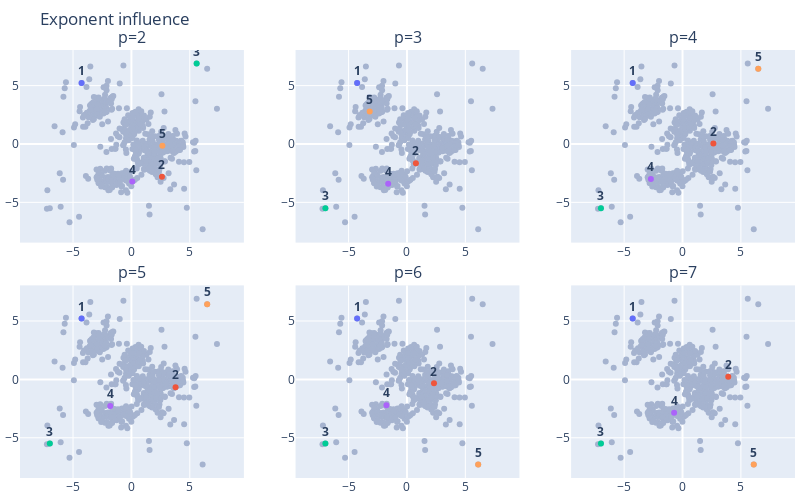

The notebook cell saved with this chart:
### Code cell
n_rows = 2
n_cols = 3
offset_p = 1
p_range = np.arange(2, offset_p * n_cols * n_rows + 2, offset_p)
list_centers = [kmeans_pp_init(samples, 5, seed=4, p=p) for p in p_range]
fig = make_subplots(rows=n_rows, cols=n_cols, subplot_titles=[f"p={p}" for p in p_range], vertical_spacing=.1)
labels = (1 + np.arange(kmeanspp_centers.shape[0])).astype(str)
text = [f"<b>{label}</b>" for label in labels]

trace_X = go.Scatter(x=samples[:, 0], y=samples[:, 1], mode="markers", marker=dict(color="#a5b3cf"), showlegend=False)

n_plot = 0
for i in range(1, n_rows+1):
    for j in range(1, n_cols+1):
        fig.add_trace(trace_X, row=i, col=j)
        centers = list_centers[n_plot]
        fig.add_traces(px.scatter(x=centers[:, 0], y=centers[:, 1], color=labels, text=text).data, rows=i, cols=j)
        n_plot += 1
        fig.update_yaxes(scaleanchor=f"x{n_plot}", scaleratio=1, row=i, col=j)
        

fig.update_layout(title="Exponent influence", margin={"t":50, "r":5, "l":5, "b":5}, width=800, height=500, showlegend=False)

fig.update_traces(textposition='top center')
fig.update_annotations(font=dict())

### Figure 1 — Plotly figure (JSON) as saved in the notebook; plotly's stock layout.template omitted (floating-point values rounded to 4 significant figures; data arrays with more than 128 entries replaced by an {"elided": "..."} marker saying what was removed)
{"data": [{"marker": {"color": "#a5b3cf"}, "mode": "markers", "showlegend": false, "textposition": "top center", "type": "scatter", "x": {"elided": "550 float values"}, "xaxis": "x", "y": {"elided": "550 float values"}, "yaxis": "y"}, {"hovertemplate": "color=1<br>x=%{x}<br>y=%{y}<br>text=%{text}<extra></extra>", "legendgroup": "1", "marker": {"color": "#636efa", "symbol": "circle"}, "mode": "markers+text", "name": "1", "orientation": "v", "showlegend": true, "text": ["<b>1</b>"], "textposition": "top center", "type": "scatter", "x": [-4.268], "xaxis": "x", "y": [5.225], "yaxis": "y"}, {"hovertemplate": "color=2<br>x=%{x}<br>y=%{y}<br>text=%{text}<extra></extra>", "legendgroup": "2", "marker": {"color": "#EF553B", "symbol": "circle"}, "mode": "markers+text", "name": "2", "orientation": "v", "showlegend": true, "text": ["<b>2</b>"], "textposition": "top center", "type": "scatter", "x": [2.615], "xaxis": "x", "y": [-2.812], "yaxis": "y"}, {"hovertemplate": "color=3<br>x=%{x}<br>y=%{y}<br>text=%{text}<extra></extra>", "legendgroup": "3", "marker": {"color": "#00cc96", "symbol": "circle"}, "mode": "markers+text", "name": "3", "orientation": "v", "showlegend": true, "text": ["<b>3</b>"], "textposition": "top center", "type": "scatter", "x": [5.588], "xaxis": "x", "y": [6.904], "yaxis": "y"}, {"hovertemplate": "color=4<br>x=%{x}<br>y=%{y}<br>text=%{text}<extra></extra>", "legendgroup": "4", "marker": {"color": "#ab63fa", "symbol": "circle"}, "mode": "markers+text", "name": "4", "orientation": "v", "showlegend": true, "text": ["<b>4</b>"], "textposition": "top center", "type": "scatter", "x": [0.07441], "xaxis": "x", "y": [-3.216], "yaxis": "y"}, {"hovertemplate": "color=5<br>x=%{x}<br>y=%{y}<br>text=%{text}<extra></extra>", "legendgroup": "5", "marker": {"color": "#FFA15A", "symbol": "circle"}, "mode": "markers+text", "name": "5", "orientation": "v", "showlegend": true, "text": ["<b>5</b>"], "textposition": "top center", "type": "scatter", "x": [2.653], "xaxis": "x", "y": [-0.1508], "yaxis": "y"}, {"marker": {"color": "#a5b3cf"}, "mode": "markers", "showlegend": false, "textposition": "top center", "type": "scatter", "x": {"elided": "550 float values"}, "xaxis": "x2", "y": {"elided": "550 float values"}, "yaxis": "y2"}, {"hovertemplate": "color=1<br>x=%{x}<br>y=%{y}<br>text=%{text}<extra></extra>", "legendgroup": "1", "marker": {"color": "#636efa", "symbol": "circle"}, "mode": "markers+text", "name": "1", "orientation": "v", "showlegend": true, "text": ["<b>1</b>"], "textposition": "top center", "type": "scatter", "x": [-4.268], "xaxis": "x2", "y": [5.225], "yaxis": "y2"}, {"hovertemplate": "color=2<br>x=%{x}<br>y=%{y}<br>text=%{text}<extra></extra>", "legendgroup": "2", "marker": {"color": "#EF553B", "symbol": "circle"}, "mode": "markers+text", "name": "2", "orientation": "v", "showlegend": true, "text": ["<b>2</b>"], "textposition": "top center", "type": "scatter", "x": [0.7648], "xaxis": "x2", "y": [-1.649], "yaxis": "y2"}, {"hovertemplate": "color=3<br>x=%{x}<br>y=%{y}<br>text=%{text}<extra></extra>", "legendgroup": "3", "marker": {"color": "#00cc96", "symbol": "circle"}, "mode": "markers+text", "name": "3", "orientation": "v", "showlegend": true, "text": ["<b>3</b>"], "textposition": "top center", "type": "scatter", "x": [-6.988], "xaxis": "x2", "y": [-5.501], "yaxis": "y2"}, {"hovertemplate": "color=4<br>x=%{x}<br>y=%{y}<br>text=%{text}<extra></extra>", "legendgroup": "4", "marker": {"color": "#ab63fa", "symbol": "circle"}, "mode": "markers+text", "name": "4", "orientation": "v", "showlegend": true, "text": ["<b>4</b>"], "textposition": "top center", "type": "scatter", "x": [-1.609], "xaxis": "x2", "y": [-3.402], "yaxis": "y2"}, {"hovertemplate": "color=5<br>x=%{x}<br>y=%{y}<br>text=%{text}<extra></extra>", "legendgroup": "5", "marker": {"color": "#FFA15A", "symbol": "circle"}, "mode": "markers+text", "name": "5", "orientation": "v", "showlegend": true, "text": ["<b>5</b>"], "textposition": "top center", "type": "scatter", "x": [-3.193], "xaxis": "x2", "y": [2.787], "yaxis": "y2"}, {"marker": {"color": "#a5b3cf"}, "mode": "markers", "showlegend": false, "textposition": "top center", "type": "scatter", "x": {"elided": "550 float values"}, "xaxis": "x3", "y": {"elided": "550 float values"}, "yaxis": "y3"}, {"hovertemplate": "color=1<br>x=%{x}<br>y=%{y}<br>text=%{text}<extra></extra>", "legendgroup": "1", "marker": {"color": "#636efa", "symbol": "circle"}, "mode": "markers+text", "name": "1", "orientation": "v", "showlegend": true, "text": ["<b>1</b>"], "textposition": "top center", "type": "scatter", "x": [-4.268], "xaxis": "x3", "y": [5.225], "yaxis": "y3"}, {"hovertemplate": "color=2<br>x=%{x}<br>y=%{y}<br>text=%{text}<extra></extra>", "legendgroup": "2", "marker": {"color": "#EF553B", "symbol": "circle"}, "mode": "markers+text", "name": "2", "orientation": "v", "showlegend": true, "text": ["<b>2</b>"], "textposition": "top center", "type": "scatter", "x": [2.641], "xaxis": "x3", "y": [0.03879], "yaxis": "y3"}, {"hovertemplate": "color=3<br>x=%{x}<br>y=%{y}<br>text=%{text}<extra></extra>", "legendgroup": "3", "marker": {"color": "#00cc96", "symbol": "circle"}, "mode": "markers+text", "name": "3", "orientation": "v", "showlegend": true, "text": ["<b>3</b>"], "textposition": "top center", "type": "scatter", "x": [-6.988], "xaxis": "x3", "y": [-5.501], "yaxis": "y3"}, {"hovertemplate": "color=4<br>x=%{x}<br>y=%{y}<br>text=%{text}<extra></extra>", "legendgroup": "4", "marker": {"color": "#ab63fa", "symbol": "circle"}, "mode": "markers+text", "name": "4", "orientation": "v", "showlegend": true, "text": ["<b>4</b>"], "textposition": "top center", "type": "scatter", "x": [-2.708], "xaxis": "x3", "y": [-3.002], "yaxis": "y3"}, {"hovertemplate": "color=5<br>x=%{x}<br>y=%{y}<br>text=%{text}<extra></extra>", "legendgroup": "5", "marker": {"color": "#FFA15A", "symbol": "circle"}, "mode": "markers+text", "name": "5", "orientation": "v", "showlegend": true, "text": ["<b>5</b>"], "textposition": "top center", "type": "scatter", "x": [6.487], "xaxis": "x3", "y": [6.441], "yaxis": "y3"}, {"marker": {"color": "#a5b3cf"}, "mode": "markers", "showlegend": false, "textposition": "top center", "type": "scatter", "x": {"elided": "550 float values"}, "xaxis": "x4", "y": {"elided": "550 float values"}, "yaxis": "y4"}, {"hovertemplate": "color=1<br>x=%{x}<br>y=%{y}<br>text=%{text}<extra></extra>", "legendgroup": "1", "marker": {"color": "#636efa", "symbol": "circle"}, "mode": "markers+text", "name": "1", "orientation": "v", "showlegend": true, "text": ["<b>1</b>"], "textposition": "top center", "type": "scatter", "x": [-4.268], "xaxis": "x4", "y": [5.225], "yaxis": "y4"}, {"hovertemplate": "color=2<br>x=%{x}<br>y=%{y}<br>text=%{text}<extra></extra>", "legendgroup": "2", "marker": {"color": "#EF553B", "symbol": "circle"}, "mode": "markers+text", "name": "2", "orientation": "v", "showlegend": true, "text": ["<b>2</b>"], "textposition": "top center", "type": "scatter", "x": [3.783], "xaxis": "x4", "y": [-0.6715], "yaxis": "y4"}, {"hovertemplate": "color=3<br>x=%{x}<br>y=%{y}<br>text=%{text}<extra></extra>", "legendgroup": "3", "marker": {"color": "#00cc96", "symbol": "circle"}, "mode": "markers+text", "name": "3", "orientation": "v", "showlegend": true, "text": ["<b>3</b>"], "textposition": "top center", "type": "scatter", "x": [-6.988], "xaxis": "x4", "y": [-5.501], "yaxis": "y4"}, {"hovertemplate": "color=4<br>x=%{x}<br>y=%{y}<br>text=%{text}<extra></extra>", "legendgroup": "4", "marker": {"color": "#ab63fa", "symbol": "circle"}, "mode": "markers+text", "name": "4", "orientation": "v", "showlegend": true, "text": ["<b>4</b>"], "textposition": "top center", "type": "scatter", "x": [-1.814], "xaxis": "x4", "y": [-2.271], "yaxis": "y4"}, {"hovertemplate": "color=5<br>x=%{x}<br>y=%{y}<br>text=%{text}<extra></extra>", "legendgroup": "5", "marker": {"color": "#FFA15A", "symbol": "circle"}, "mode": "markers+text", "name": "5", "orientation": "v", "showlegend": true, "text": ["<b>5</b>"], "textposition": "top center", "type": "scatter", "x": [6.487], "xaxis": "x4", "y": [6.441], "yaxis": "y4"}, {"marker": {"color": "#a5b3cf"}, "mode": "markers", "showlegend": false, "textposition": "top center", "type": "scatter", "x": {"elided": "550 float values"}, "xaxis": "x5", "y": {"elided": "550 float values"}, "yaxis": "y5"}, {"hovertemplate": "color=1<br>x=%{x}<br>y=%{y}<br>text=%{text}<extra></extra>", "legendgroup": "1", "marker": {"color": "#636efa", "symbol": "circle"}, "mode": "markers+text", "name": "1", "orientation": "v", "showlegend": true, "text": ["<b>1</b>"], "textposition": "top center", "type": "scatter", "x": [-4.268], "xaxis": "x5", "y": [5.225], "yaxis": "y5"}, {"hovertemplate": "color=2<br>x=%{x}<br>y=%{y}<br>text=%{text}<extra></extra>", "legendgroup": "2", "marker": {"color": "#EF553B", "symbol": "circle"}, "mode": "markers+text", "name": "2", "orientation": "v", "showlegend": true, "text": ["<b>2</b>"], "textposition": "top center", "type": "scatter", "x": [2.314], "xaxis": "x5", "y": [-0.338], "yaxis": "y5"}, {"hovertemplate": "color=3<br>x=%{x}<br>y=%{y}<br>text=%{text}<extra></extra>", "legendgroup": "3", "marker": {"color": "#00cc96", "symbol": "circle"}, "mode": "markers+text", "name": "3", "orientation": "v", "showlegend": true, "text": ["<b>3</b>"], "textposition": "top center", "type": "scatter", "x": [-6.988], "xaxis": "x5", "y": [-5.501], "yaxis": "y5"}, {"hovertemplate": "color=4<br>x=%{x}<br>y=%{y}<br>text=%{text}<extra></extra>", "legendgroup": "4", "marker": {"color": "#ab63fa", "symbol": "circle"}, "mode": "markers+text", "name": "4", "orientation": "v", "showlegend": true, "text": ["<b>4</b>"], "textposition": "top center", "type": "scatter", "x": [-1.759], "xaxis": "x5", "y": [-2.208], "yaxis": "y5"}, {"hovertemplate": "color=5<br>x=%{x}<br>y=%{y}<br>text=%{text}<extra></extra>", "legendgroup": "5", "marker": {"color": "#FFA15A", "symbol": "circle"}, "mode": "markers+text", "name": "5", "orientation": "v", "showlegend": true, "text": ["<b>5</b>"], "textposition": "top center", "type": "scatter", "x": [6.1], "xaxis": "x5", "y": [-7.3], "yaxis": "y5"}, {"marker": {"color": "#a5b3cf"}, "mode": "markers", "showlegend": false, "textposition": "top center", "type": "scatter", "x": {"elided": "550 float values"}, "xaxis": "x6", "y": {"elided": "550 float values"}, "yaxis": "y6"}, {"hovertemplate": "color=1<br>x=%{x}<br>y=%{y}<br>text=%{text}<extra></extra>", "legendgroup": "1", "marker": {"color": "#636efa", "symbol": "circle"}, "mode": "markers+text", "name": "1", "orientation": "v", "showlegend": true, "text": ["<b>1</b>"], "textposition": "top center", "type": "scatter", "x": [-4.268], "xaxis": "x6", "y": [5.225], "yaxis": "y6"}, {"hovertemplate": "color=2<br>x=%{x}<br>y=%{y}<br>text=%{text}<extra></extra>", "legendgroup": "2", "marker": {"color": "#EF553B", "symbol": "circle"}, "mode": "markers+text", "name": "2", "orientation": "v", "showlegend": true, "text": ["<b>2</b>"], "textposition": "top center", "type": "scatter", "x": [3.918], "xaxis": "x6", "y": [0.2204], "yaxis": "y6"}, {"hovertemplate": "color=3<br>x=%{x}<br>y=%{y}<br>text=%{text}<extra></extra>", "legendgroup": "3", "marker": {"color": "#00cc96", "symbol": "circle"}, "mode": "markers+text", "name": "3", "orientation": "v", "showlegend": true, "text": ["<b>3</b>"], "textposition": "top center", "type": "scatter", "x": [-6.988], "xaxis": "x6", "y": [-5.501], "yaxis": "y6"}, {"hovertemplate": "color=4<br>x=%{x}<br>y=%{y}<br>text=%{text}<extra></extra>", "legendgroup": "4", "marker": {"color": "#ab63fa", "symbol": "circle"}, "mode": "markers+text", "name": "4", "orientation": "v", "showlegend": true, "text": ["<b>4</b>"], "textposition": "top center", "type": "scatter", "x": [-0.7187], "xaxis": "x6", "y": [-2.868], "yaxis": "y6"}, {"hovertemplate": "color=5<br>x=%{x}<br>y=%{y}<br>text=%{text}<extra></extra>", "legendgroup": "5", "marker": {"color": "#FFA15A", "symbol": "circle"}, "mode": "markers+text", "name": "5", "orientation": "v", "showlegend": true, "text": ["<b>5</b>"], "textposition": "top center", "type": "scatter", "x": [6.1], "xaxis": "x6", "y": [-7.3], "yaxis": "y6"}], "layout": {"annotations": [{"font": {"size": 16}, "showarrow": false, "text": "p=2", "x": 0.1444, "xanchor": "center", "xref": "paper", "y": 1, "yanchor": "bottom", "yref": "paper"}, {"font": {"size": 16}, "showarrow": false, "text": "p=3", "x": 0.5, "xanchor": "center", "xref": "paper", "y": 1, "yanchor": "bottom", "yref": "paper"}, {"font": {"size": 16}, "showarrow": false, "text": "p=4", "x": 0.8556, "xanchor": "center", "xref": "paper", "y": 1, "yanchor": "bottom", "yref": "paper"}, {"font": {"size": 16}, "showarrow": false, "text": "p=5", "x": 0.1444, "xanchor": "center", "xref": "paper", "y": 0.45, "yanchor": "bottom", "yref": "paper"}, {"font": {"size": 16}, "showarrow": false, "text": "p=6", "x": 0.5, "xanchor": "center", "xref": "paper", "y": 0.45, "yanchor": "bottom", "yref": "paper"}, {"font": {"size": 16}, "showarrow": false, "text": "p=7", "x": 0.8556, "xanchor": "center", "xref": "paper", "y": 0.45, "yanchor": "bottom", "yref": "paper"}], "height": 500, "margin": {"b": 5, "l": 5, "r": 5, "t": 50}, "showlegend": false, "title": {"text": "Exponent influence"}, "width": 800, "xaxis": {"anchor": "y", "domain": [0, 0.2889]}, "xaxis2": {"anchor": "y2", "domain": [0.3556, 0.6444]}, "xaxis3": {"anchor": "y3", "domain": [0.7111, 1]}, "xaxis4": {"anchor": "y4", "domain": [0, 0.2889]}, "xaxis5": {"anchor": "y5", "domain": [0.3556, 0.6444]}, "xaxis6": {"anchor": "y6", "domain": [0.7111, 1]}, "yaxis": {"anchor": "x", "domain": [0.55, 1], "scaleanchor": "x", "scaleratio": 1}, "yaxis2": {"anchor": "x2", "domain": [0.55, 1], "scaleanchor": "x2", "scaleratio": 1}, "yaxis3": {"anchor": "x3", "domain": [0.55, 1], "scaleanchor": "x3", "scaleratio": 1}, "yaxis4": {"anchor": "x4", "domain": [0, 0.45], "scaleanchor": "x4", "scaleratio": 1}, "yaxis5": {"anchor": "x5", "domain": [0, 0.45], "scaleanchor": "x5", "scaleratio": 1}, "yaxis6": {"anchor": "x6", "domain": [0, 0.45], "scaleanchor": "x6", "scaleratio": 1}}}
